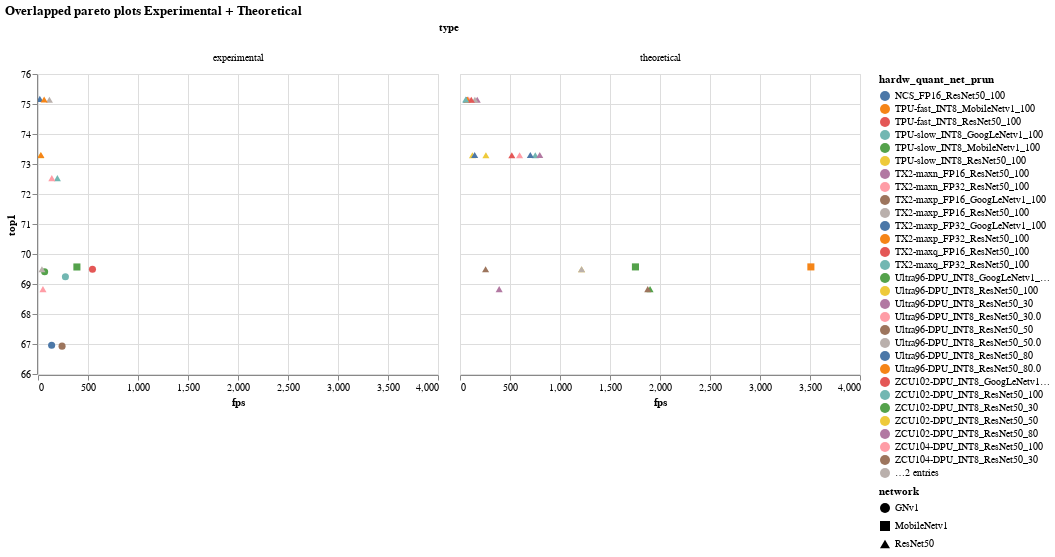

Here is the notebook cell this chart was saved with:
### Code cell
#hide_input
chart =get_point_chart_side_by_side(df= df_pareto, color_groupcol= 'hardw_quant_net_prun', shape_groupcol= 'network', size_groupcol='size', scheme='purplered', xcol= 'fps', ycol= 'top1', column = 'type')

#df_pareto_charts = get_several_paretos_df(list_df = [df_theo, df_exper], groupcol='hardw_quant_net_prun' , xcol='fps' , ycol='top1', colors=['#FFA500', '#0066CC'])
#pareto_charts = df_pareto_charts.charts.sum(numeric_only = False)

chart.properties(title='Overlapped pareto plots Experimental + Theoretical')   # + pareto_charts

### Figure 1 — Vega-Lite specification as saved in the notebook (floating-point values rounded to 4 significant figures)
{"config": {"view": {"continuousWidth": 400, "continuousHeight": 300}}, "data": {"name": "data-39f6fbeb57586b182615823194d2cf1a"}, "mark": {"type": "point", "filled": true, "opacity": 1, "size": 50}, "encoding": {"color": {"type": "nominal", "field": "hardw_quant_net_prun"}, "column": {"type": "nominal", "field": "type"}, "shape": {"type": "nominal", "field": "network"}, "tooltip": [{"type": "nominal", "field": "hardw_quant_net_prun"}, {"type": "nominal", "field": "network"}, {"type": "quantitative", "field": "fps"}, {"type": "nominal", "field": "top1"}], "x": {"type": "quantitative", "field": "fps"}, "y": {"type": "quantitative", "field": "top1", "scale": {"zero": false}}}, "selection": {"selector009": {"type": "interval", "bind": "scales", "encodings": ["x", "y"]}}, "title": "Overlapped pareto plots Experimental + Theoretical", "$schema": "https://vega.github.io/schema/vega-lite/v4.0.2.json", "datasets": {"data-39f6fbeb57586b182615823194d2cf1a": [{"hardw_quant_net_prun": "NCS_FP16_ResNet50_100", "hardw": "NCS", "network": "ResNet50", "fps": 18.27, "top1": 75.17, "type": "experimental", "size": 120, "pairs": true, "color": "NCS_FP16_ResNet50_100"}, {"hardw_quant_net_prun": "NCS_FP16_ResNet50_100", "hardw": "NCS", "network": "ResNet50", "fps": 64.77, "top1": "75.14", "type": "theoretical", "size": 20, "pairs": true, "color": "NCS_FP16_ResNet50_100"}, {"hardw_quant_net_prun": "TPU-fast_INT8_MobileNetv1_100", "hardw": "TPU-fast", "network": "MobileNetv1", "fps": 3509.0, "top1": "69.57", "type": "theoretical", "size": 20, "pairs": false, "color": "theoretical_no_match"}, {"hardw_quant_net_prun": "TPU-fast_INT8_ResNet50_100", "hardw": "TPU-fast", "network": "ResNet50", "fps": 518.1, "top1": "73.29", "type": "theoretical", "size": 20, "pairs": false, "color": "theoretical_no_match"}, {"hardw_quant_net_prun": "TPU-slow_INT8_GoogLeNetv1_100", "hardw": "TPU-slow", "network": "GNv1", "fps": 274.1, "top1": 69.24, "type": "experimental", "size": 120, "pairs": false, "color": "experimental_no_match"}, {"hardw_quant_net_prun": "TPU-slow_INT8_MobileNetv1_100", "hardw": "TPU-slow", "network": "MobileNetv1", "fps": 1754.0, "top1": "69.57", "type": "theoretical", "size": 20, "pairs": true, "color": "TPU-slow_INT8_MobileNetv1_100"}, {"hardw_quant_net_prun": "TPU-slow_INT8_MobileNetv1_100", "hardw": "TPU-slow", "network": "MobileNetv1", "fps": 389.0, "top1": 69.57, "type": "experimental", "size": 120, "pairs": true, "color": "TPU-slow_INT8_MobileNetv1_100"}, {"hardw_quant_net_prun": "TPU-slow_INT8_ResNet50_100", "hardw": "TPU-slow", "network": "ResNet50", "fps": 259.1, "top1": "73.29", "type": "theoretical", "size": 20, "pairs": false, "color": "theoretical_no_match"}, {"hardw_quant_net_prun": "TX2-maxn_FP16_ResNet50_100", "hardw": "TX2-maxn", "network": "ResNet50", "fps": 172.3, "top1": "75.14", "type": "theoretical", "size": 20, "pairs": false, "color": "theoretical_no_match"}, {"hardw_quant_net_prun": "TX2-maxn_FP32_ResNet50_100", "hardw": "TX2-maxn", "network": "ResNet50", "fps": 86.79, "top1": "75.15", "type": "theoretical", "size": 20, "pairs": false, "color": "theoretical_no_match"}, {"hardw_quant_net_prun": "TX2-maxp_FP16_GoogLeNetv1_100", "hardw": "TX2-maxp", "network": "GNv1", "fps": 240.7, "top1": 66.93, "type": "experimental", "size": 120, "pairs": false, "color": "experimental_no_match"}, {"hardw_quant_net_prun": "TX2-maxp_FP16_ResNet50_100", "hardw": "TX2-maxp", "network": "ResNet50", "fps": 114.0, "top1": 75.14, "type": "experimental", "size": 120, "pairs": true, "color": "TX2-maxp_FP16_ResNet50_100"}, {"hardw_quant_net_prun": "TX2-maxp_FP16_ResNet50_100", "hardw": "TX2-maxp", "network": "ResNet50", "fps": 149.0, "top1": "75.14", "type": "theoretical", "size": 20, "pairs": true, "color": "TX2-maxp_FP16_ResNet50_100"}, {"hardw_quant_net_prun": "TX2-maxp_FP32_GoogLeNetv1_100", "hardw": "TX2-maxp", "network": "GNv1", "fps": 136.3, "top1": 66.96, "type": "experimental", "size": 120, "pairs": false, "color": "experimental_no_match"}, {"hardw_quant_net_prun": "TX2-maxp_FP32_ResNet50_100", "hardw": "TX2-maxp", "network": "ResNet50", "fps": 61.51, "top1": 75.15, "type": "experimental", "size": 120, "pairs": true, "color": "TX2-maxp_FP32_ResNet50_100"}, {"hardw_quant_net_prun": "TX2-maxp_FP32_ResNet50_100", "hardw": "TX2-maxp", "network": "ResNet50", "fps": 73.83, "top1": "75.15", "type": "theoretical", "size": 20, "pairs": true, "color": "TX2-maxp_FP32_ResNet50_100"}, {"hardw_quant_net_prun": "TX2-maxq_FP16_ResNet50_100", "hardw": "TX2-maxq", "network": "ResNet50", "fps": 112.7, "top1": "75.14", "type": "theoretical", "size": 20, "pairs": false, "color": "theoretical_no_match"}, {"hardw_quant_net_prun": "TX2-maxq_FP32_ResNet50_100", "hardw": "TX2-maxq", "network": "ResNet50", "fps": 56.99, "top1": "75.15", "type": "theoretical", "size": 20, "pairs": false, "color": "theoretical_no_match"}, {"hardw_quant_net_prun": "Ultra96-DPU_INT8_GoogLeNetv1_100", "hardw": "Ultra96-DPU", "network": "GNv1", "fps": 66.51, "top1": 69.41, "type": "experimental", "size": 120, "pairs": false, "color": "experimental_no_match"}, {"hardw_quant_net_prun": "Ultra96-DPU_INT8_ResNet50_100", "hardw": "Ultra96-DPU", "network": "ResNet50", "fps": 124.4, "top1": "73.29", "type": "theoretical", "size": 20, "pairs": true, "color": "Ultra96-DPU_INT8_ResNet50_100"}, {"hardw_quant_net_prun": "Ultra96-DPU_INT8_ResNet50_100", "hardw": "Ultra96-DPU", "network": "ResNet50", "fps": 26.56, "top1": 73.29, "type": "experimental", "size": 120, "pairs": true, "color": "Ultra96-DPU_INT8_ResNet50_100"}, {"hardw_quant_net_prun": "Ultra96-DPU_INT8_ResNet50_30", "hardw": "Ultra96-DPU", "network": "ResNet50", "fps": 391.8, "top1": "68.83", "type": "theoretical", "size": 20, "pairs": false, "color": "theoretical_no_match"}, {"hardw_quant_net_prun": "Ultra96-DPU_INT8_ResNet50_30.0", "hardw": "Ultra96-DPU", "network": "ResNet50", "fps": 49.58, "top1": 68.83, "type": "experimental", "size": 120, "pairs": false, "color": "experimental_no_match"}, {"hardw_quant_net_prun": "Ultra96-DPU_INT8_ResNet50_50", "hardw": "Ultra96-DPU", "network": "ResNet50", "fps": 256.0, "top1": "69.49", "type": "theoretical", "size": 20, "pairs": false, "color": "theoretical_no_match"}, {"hardw_quant_net_prun": "Ultra96-DPU_INT8_ResNet50_50.0", "hardw": "Ultra96-DPU", "network": "ResNet50", "fps": 39.62, "top1": 69.49, "type": "experimental", "size": 120, "pairs": false, "color": "experimental_no_match"}, {"hardw_quant_net_prun": "Ultra96-DPU_INT8_ResNet50_80", "hardw": "Ultra96-DPU", "network": "ResNet50", "fps": 146.8, "top1": "73.30", "type": "theoretical", "size": 20, "pairs": false, "color": "theoretical_no_match"}, {"hardw_quant_net_prun": "Ultra96-DPU_INT8_ResNet50_80.0", "hardw": "Ultra96-DPU", "network": "ResNet50", "fps": 29.4, "top1": 73.3, "type": "experimental", "size": 120, "pairs": false, "color": "experimental_no_match"}, {"hardw_quant_net_prun": "ZCU102-DPU_INT8_GoogLeNetv1_100", "hardw": "ZCU102-DPU", "network": "GNv1", "fps": 544.7, "top1": 69.49, "type": "experimental", "size": 120, "pairs": false, "color": "experimental_no_match"}, {"hardw_quant_net_prun": "ZCU102-DPU_INT8_ResNet50_100", "hardw": "ZCU102-DPU", "network": "ResNet50", "fps": 752.9, "top1": "73.29", "type": "theoretical", "size": 20, "pairs": true, "color": "ZCU102-DPU_INT8_ResNet50_100"}, {"hardw_quant_net_prun": "ZCU102-DPU_INT8_ResNet50_100", "hardw": "ZCU102-DPU", "network": "ResNet50", "fps": 193.8, "top1": 72.53, "type": "experimental", "size": 120, "pairs": true, "color": "ZCU102-DPU_INT8_ResNet50_100"}, {"hardw_quant_net_prun": "ZCU102-DPU_INT8_ResNet50_30", "hardw": "ZCU102-DPU", "network": "ResNet50", "fps": 1901.0, "top1": "68.83", "type": "theoretical", "size": 20, "pairs": false, "color": "theoretical_no_match"}, {"hardw_quant_net_prun": "ZCU102-DPU_INT8_ResNet50_50", "hardw": "ZCU102-DPU", "network": "ResNet50", "fps": 1216.0, "top1": "69.49", "type": "theoretical", "size": 20, "pairs": false, "color": "theoretical_no_match"}, {"hardw_quant_net_prun": "ZCU102-DPU_INT8_ResNet50_80", "hardw": "ZCU102-DPU", "network": "ResNet50", "fps": 797.5, "top1": "73.30", "type": "theoretical", "size": 20, "pairs": false, "color": "theoretical_no_match"}, {"hardw_quant_net_prun": "ZCU104-DPU_INT8_ResNet50_100", "hardw": "ZCU104-DPU", "network": "ResNet50", "fps": 138.3, "top1": 72.53, "type": "experimental", "size": 120, "pairs": true, "color": "ZCU104-DPU_INT8_ResNet50_100"}, {"hardw_quant_net_prun": "ZCU104-DPU_INT8_ResNet50_100", "hardw": "ZCU104-DPU", "network": "ResNet50", "fps": 595.9, "top1": "73.29", "type": "theoretical", "size": 20, "pairs": true, "color": "ZCU104-DPU_INT8_ResNet50_100"}, {"hardw_quant_net_prun": "ZCU104-DPU_INT8_ResNet50_30", "hardw": "ZCU104-DPU", "network": "ResNet50", "fps": 1878.0, "top1": "68.83", "type": "theoretical", "size": 20, "pairs": false, "color": "theoretical_no_match"}, {"hardw_quant_net_prun": "ZCU104-DPU_INT8_ResNet50_50", "hardw": "ZCU104-DPU", "network": "ResNet50", "fps": 1216.0, "top1": "69.49", "type": "theoretical", "size": 20, "pairs": false, "color": "theoretical_no_match"}, {"hardw_quant_net_prun": "ZCU104-DPU_INT8_ResNet50_80", "hardw": "ZCU104-DPU", "network": "ResNet50", "fps": 703.4, "top1": "73.30", "type": "theoretical", "size": 20, "pairs": false, "color": "theoretical_no_match"}]}}
